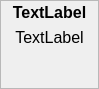
<?xml version="1.0" encoding="UTF-8"?>
<ui version="4.0">
 <class>MLabel</class>
 <widget class="QWidget" name="MLabel">
  <property name="geometry">
   <rect>
    <x>0</x>
    <y>0</y>
    <width>99</width>
    <height>89</height>
   </rect>
  </property>
  <property name="windowTitle">
   <string>Form</string>
  </property>
  <layout class="QVBoxLayout" name="verticalLayout" stretch="0">
   <property name="leftMargin">
    <number>0</number>
   </property>
   <property name="topMargin">
    <number>0</number>
   </property>
   <property name="rightMargin">
    <number>0</number>
   </property>
   <property name="bottomMargin">
    <number>0</number>
   </property>
   <item>
    <widget class="QScrollArea" name="scrollArea">
     <property name="widgetResizable">
      <bool>true</bool>
     </property>
     <widget class="QWidget" name="scrollAreaWidgetContents">
      <property name="geometry">
       <rect>
        <x>0</x>
        <y>0</y>
        <width>97</width>
        <height>87</height>
       </rect>
      </property>
      <layout class="QVBoxLayout" name="verticalLayout_2">
       <property name="leftMargin">
        <number>5</number>
       </property>
       <property name="topMargin">
        <number>2</number>
       </property>
       <property name="rightMargin">
        <number>5</number>
       </property>
       <property name="bottomMargin">
        <number>2</number>
       </property>
       <item>
        <widget class="QLabel" name="desLabel">
         <property name="font">
          <font>
           <pointsize>12</pointsize>
           <weight>75</weight>
           <bold>true</bold>
          </font>
         </property>
         <property name="text">
          <string>TextLabel</string>
         </property>
         <property name="alignment">
          <set>Qt::AlignCenter</set>
         </property>
        </widget>
       </item>
       <item>
        <widget class="QLabel" name="valueLabel">
         <property name="font">
          <font>
           <pointsize>12</pointsize>
          </font>
         </property>
         <property name="text">
          <string>TextLabel</string>
         </property>
         <property name="alignment">
          <set>Qt::AlignCenter</set>
         </property>
        </widget>
       </item>
       <item>
        <spacer name="verticalSpacer">
         <property name="orientation">
          <enum>Qt::Vertical</enum>
         </property>
         <property name="sizeHint" stdset="0">
          <size>
           <width>20</width>
           <height>40</height>
          </size>
         </property>
        </spacer>
       </item>
      </layout>
     </widget>
    </widget>
   </item>
  </layout>
 </widget>
 <resources/>
 <connections/>
</ui>
